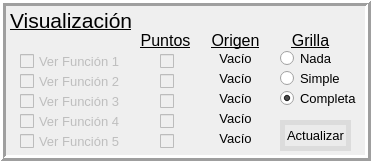
   <widget class="QFrame" name="frameplotconfig">
    <property name="geometry">
     <rect>
      <x>900</x>
      <y>10</y>
      <width>371</width>
      <height>161</height>
     </rect>
    </property>
    <property name="frameShape">
     <enum>QFrame::Box</enum>
    </property>
    <property name="frameShadow">
     <enum>QFrame::Raised</enum>
    </property>
    <property name="lineWidth">
     <number>3</number>
    </property>
    <widget class="QLabel" name="plotlabel">
     <property name="geometry">
      <rect>
       <x>10</x>
       <y>10</y>
       <width>121</width>
       <height>21</height>
      </rect>
     </property>
     <property name="font">
      <font>
       <pointsize>16</pointsize>
       <underline>true</underline>
      </font>
     </property>
     <property name="text">
      <string>Visualización</string>
     </property>
    </widget>
    <widget class="QCheckBox" name="checkf5">
     <property name="enabled">
      <bool>false</bool>
     </property>
     <property name="geometry">
      <rect>
       <x>20</x>
       <y>130</y>
       <width>121</width>
       <height>23</height>
      </rect>
     </property>
     <property name="font">
      <font>
       <pointsize>10</pointsize>
      </font>
     </property>
     <property name="text">
      <string>Ver Función 5</string>
     </property>
    </widget>
    <widget class="QCheckBox" name="checkf3">
     <property name="enabled">
      <bool>false</bool>
     </property>
     <property name="geometry">
      <rect>
       <x>20</x>
       <y>90</y>
       <width>131</width>
       <height>23</height>
      </rect>
     </property>
     <property name="font">
      <font>
       <pointsize>10</pointsize>
      </font>
     </property>
     <property name="text">
      <string>Ver Función 3</string>
     </property>
    </widget>
    <widget class="QCheckBox" name="checkf1">
     <property name="enabled">
      <bool>false</bool>
     </property>
     <property name="geometry">
      <rect>
       <x>20</x>
       <y>50</y>
       <width>131</width>
       <height>23</height>
      </rect>
     </property>
     <property name="font">
      <font>
       <pointsize>10</pointsize>
      </font>
     </property>
     <property name="text">
      <string>Ver Función 1</string>
     </property>
     <property name="checkable">
      <bool>true</bool>
     </property>
    </widget>
    <widget class="QCheckBox" name="checkf4">
     <property name="enabled">
      <bool>false</bool>
     </property>
     <property name="geometry">
      <rect>
       <x>20</x>
       <y>110</y>
       <width>121</width>
       <height>23</height>
      </rect>
     </property>
     <property name="font">
      <font>
       <pointsize>10</pointsize>
      </font>
     </property>
     <property name="text">
      <string>Ver Función 4</string>
     </property>
    </widget>
    <widget class="QCheckBox" name="checkf2">
     <property name="enabled">
      <bool>false</bool>
     </property>
     <property name="geometry">
      <rect>
       <x>20</x>
       <y>70</y>
       <width>121</width>
       <height>23</height>
      </rect>
     </property>
     <property name="font">
      <font>
       <pointsize>10</pointsize>
      </font>
     </property>
     <property name="text">
      <string>Ver Función 2</string>
     </property>
    </widget>
    <widget class="QLabel" name="pointslabel">
     <property name="geometry">
      <rect>
       <x>140</x>
       <y>30</y>
       <width>51</width>
       <height>21</height>
      </rect>
     </property>
     <property name="font">
      <font>
       <pointsize>12</pointsize>
       <underline>true</underline>
      </font>
     </property>
     <property name="text">
      <string>Puntos</string>
     </property>
     <property name="alignment">
      <set>Qt::AlignCenter</set>
     </property>
    </widget>
    <widget class="QCheckBox" name="checkp1">
     <property name="enabled">
      <bool>false</bool>
     </property>
     <property name="geometry">
      <rect>
       <x>160</x>
       <y>50</y>
       <width>16</width>
       <height>23</height>
      </rect>
     </property>
     <property name="font">
      <font>
       <pointsize>12</pointsize>
      </font>
     </property>
     <property name="text">
      <string/>
     </property>
    </widget>
    <widget class="QCheckBox" name="checkp2">
     <property name="enabled">
      <bool>false</bool>
     </property>
     <property name="geometry">
      <rect>
       <x>160</x>
       <y>70</y>
       <width>16</width>
       <height>23</height>
      </rect>
     </property>
     <property name="font">
      <font>
       <pointsize>12</pointsize>
      </font>
     </property>
     <property name="text">
      <string/>
     </property>
    </widget>
    <widget class="QCheckBox" name="checkp3">
     <property name="enabled">
      <bool>false</bool>
     </property>
     <property name="geometry">
      <rect>
       <x>160</x>
       <y>90</y>
       <width>16</width>
       <height>23</height>
      </rect>
     </property>
     <property name="font">
      <font>
       <pointsize>12</pointsize>
      </font>
     </property>
     <property name="text">
      <string/>
     </property>
    </widget>
    <widget class="QCheckBox" name="checkp4">
     <property name="enabled">
      <bool>false</bool>
     </property>
     <property name="geometry">
      <rect>
       <x>160</x>
       <y>110</y>
       <width>16</width>
       <height>23</height>
      </rect>
     </property>
     <property name="font">
      <font>
       <pointsize>12</pointsize>
      </font>
     </property>
     <property name="text">
      <string/>
     </property>
    </widget>
    <widget class="QCheckBox" name="checkp5">
     <property name="enabled">
      <bool>false</bool>
     </property>
     <property name="geometry">
      <rect>
       <x>160</x>
       <y>130</y>
       <width>16</width>
       <height>23</height>
      </rect>
     </property>
     <property name="font">
      <font>
       <pointsize>12</pointsize>
      </font>
     </property>
     <property name="text">
      <string/>
     </property>
    </widget>
    <widget class="QLabel" name="originlabel">
     <property name="geometry">
      <rect>
       <x>200</x>
       <y>30</y>
       <width>71</width>
       <height>21</height>
      </rect>
     </property>
     <property name="font">
      <font>
       <pointsize>12</pointsize>
       <underline>true</underline>
      </font>
     </property>
     <property name="text">
      <string>Origen</string>
     </property>
     <property name="alignment">
      <set>Qt::AlignCenter</set>
     </property>
    </widget>
    <widget class="QLabel" name="origin1">
     <property name="geometry">
      <rect>
       <x>200</x>
       <y>50</y>
       <width>71</width>
       <height>16</height>
      </rect>
     </property>
     <property name="font">
      <font>
       <pointsize>10</pointsize>
      </font>
     </property>
     <property name="text">
      <string>Vacío</string>
     </property>
     <property name="alignment">
      <set>Qt::AlignCenter</set>
     </property>
    </widget>
    <widget class="QLabel" name="origin2">
     <property name="geometry">
      <rect>
       <x>200</x>
       <y>70</y>
       <width>71</width>
       <height>16</height>
      </rect>
     </property>
     <property name="font">
      <font>
       <pointsize>10</pointsize>
      </font>
     </property>
     <property name="text">
      <string>Vacío</string>
     </property>
     <property name="alignment">
      <set>Qt::AlignCenter</set>
     </property>
    </widget>
    <widget class="QLabel" name="origin3">
     <property name="geometry">
      <rect>
       <x>200</x>
       <y>90</y>
       <width>71</width>
       <height>16</height>
      </rect>
     </property>
     <property name="font">
      <font>
       <pointsize>10</pointsize>
      </font>
     </property>
     <property name="text">
      <string>Vacío</string>
     </property>
     <property name="alignment">
      <set>Qt::AlignCenter</set>
     </property>
    </widget>
    <widget class="QLabel" name="origin4">
     <property name="geometry">
      <rect>
       <x>200</x>
       <y>110</y>
       <width>71</width>
       <height>16</height>
      </rect>
     </property>
     <property name="font">
      <font>
       <pointsize>10</pointsize>
      </font>
     </property>
     <property name="text">
      <string>Vacío</string>
     </property>
     <property name="alignment">
      <set>Qt::AlignCenter</set>
     </property>
    </widget>
    <widget class="QLabel" name="origin5">
     <property name="geometry">
      <rect>
       <x>200</x>
       <y>130</y>
       <width>71</width>
       <height>16</height>
      </rect>
     </property>
     <property name="font">
      <font>
       <pointsize>10</pointsize>
      </font>
     </property>
     <property name="text">
      <string>Vacío</string>
     </property>
     <property name="alignment">
      <set>Qt::AlignCenter</set>
     </property>
    </widget>
    <widget class="QRadioButton" name="nogrid">
     <property name="geometry">
      <rect>
       <x>280</x>
       <y>50</y>
       <width>81</width>
       <height>17</height>
      </rect>
     </property>
     <property name="font">
      <font>
       <pointsize>10</pointsize>
      </font>
     </property>
     <property name="text">
      <string>Nada</string>
     </property>
     <property name="checked">
      <bool>false</bool>
     </property>
    </widget>
    <widget class="QRadioButton" name="simplegrid">
     <property name="geometry">
      <rect>
       <x>280</x>
       <y>70</y>
       <width>81</width>
       <height>17</height>
      </rect>
     </property>
     <property name="font">
      <font>
       <pointsize>10</pointsize>
      </font>
     </property>
     <property name="text">
      <string>Simple</string>
     </property>
     <property name="checked">
      <bool>false</bool>
     </property>
    </widget>
    <widget class="QRadioButton" name="fullgrid">
     <property name="geometry">
      <rect>
       <x>280</x>
       <y>90</y>
       <width>81</width>
       <height>17</height>
      </rect>
     </property>
     <property name="font">
      <font>
       <pointsize>10</pointsize>
      </font>
     </property>
     <property name="text">
      <string>Completa</string>
     </property>
     <property name="checked">
      <bool>true</bool>
     </property>
    </widget>
    <widget class="QLabel" name="originlabel_2">
     <property name="geometry">
      <rect>
       <x>290</x>
       <y>30</y>
       <width>41</width>
       <height>21</height>
      </rect>
     </property>
     <property name="font">
      <font>
       <pointsize>12</pointsize>
       <underline>true</underline>
      </font>
     </property>
     <property name="text">
      <string>Grilla</string>
     </property>
     <property name="alignment">
      <set>Qt::AlignCenter</set>
     </property>
    </widget>
    <widget class="QPushButton" name="updatebtn1">
     <property name="geometry">
      <rect>
       <x>280</x>
       <y>120</y>
       <width>71</width>
       <height>31</height>
      </rect>
     </property>
     <property name="font">
      <font>
       <pointsize>10</pointsize>
      </font>
     </property>
     <property name="styleSheet">
      <string notr="true">background-color: rgb(235, 235, 235);
 border-style: solid;
 border-width:5px;
 border-color: rgb(220, 220, 220);</string>
     </property>
     <property name="text">
      <string>Actualizar</string>
     </property>
     <property name="autoDefault">
      <bool>false</bool>
     </property>
     <property name="default">
      <bool>false</bool>
     </property>
     <property name="flat">
      <bool>false</bool>
     </property>
    </widget>
   </widget>
